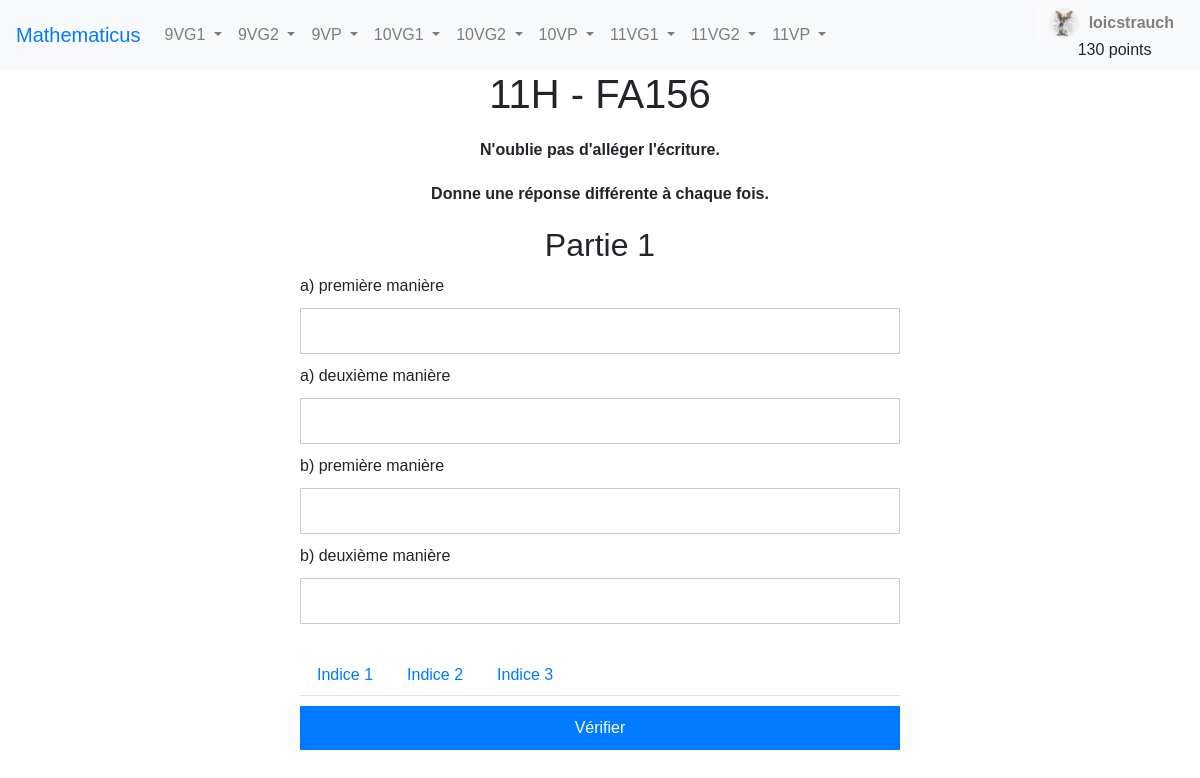
/exercice/11VG/FA156 (signed in), run on the app's committed database.
### app.py (models this page shows, shortened)
class User(UserMixin, db.Model):
    __tablename__ = 'users'
    id = db.Column(db.Integer, primary_key=True)
    username = db.Column(db.String(50), unique=True, nullable=False)
    email = db.Column(db.String(128), unique=True, nullable=False)
    password_hash = db.Column(db.String(128), nullable=False)
    token = db.Column(db.Integer, default=False, nullable=False)
    is_confirmed = db.Column(db.Boolean, default=False)
    personnalisation = db.Column(db.Boolean, default=False)
    avatar = db.Column(db.String(50), nullable = True)
    points = db.Column(db.Integer, default=0)
    enseignant = db.Column(db.Boolean, default=False)
    nom_enseignant = db.Column(db.String(50), default="")
    validation_enseignant = db.Column(db.Boolean, default=False)
    exercises = db.relationship('Exercise', backref='user', lazy='dynamic')

### app.py (the view)
@login_required
@app.route('/exercice/<classe>/<titre_exercice>', methods=['GET'])
def exercice(classe, titre_exercice):
    titre = titre_exercice.replace(" ", "_").replace(".","_").replace("-", "_")
    chaine_exercice = titre+"_"+classe[:-2]+"H"
    donnee_exercice = getattr(donnee_exercices_livre, chaine_exercice)
    return render_template(f"exercice_livre.html", exercice=donnee_exercice, user=current_user)

### app.py (called while the page is built)
    @login_manager.user_loader
    def load_user(user_id):
        return db.session.get(User,(int(user_id)))

### templates/exercice_livre.html (shortened to what this page needs)
{% extends "model2.html" %}
{% block exercise %}
    <h1 class="titre_exercice_livre">{{ exercice.annee }} - {{ exercice.titre }}</h1>
    {% for message in exercice.message_aide %}
    <p class="message_aide">{{message}}</p>
    {% endfor %}
{% if exercice.type is not defined %}
  <form class="exercise-form" data-donnee="{{ exercice }}">
        {% for i in range(exercice.donnee|length) %}
            <h2>Partie {{ i+1 }}</h2>
            {% for j in range(exercice.donnee[i]|length) %}
                <label for="response_part{{i+1}}-input{{j+1}}">{{ exercice.donnee[i][j] }}</label>
                <input type="text" id="response_part{{i+1}}-input{{j+1}}" class="exercise-input">
            {% endfor %}
        {% endfor %}
        <div class="indices">
        <ul class="nav nav-tabs" id="indiceTab" role="tablist">
        {% for i in range(exercice.indices|length) %}
            <li class="nav-item">
                <a class="nav-link" id="indice{{i+1}}-tab" data-toggle="tab" href="#indice{{i+1}}" role="tab" aria-controls="indice{{i+1}}" aria-selected="false">Indice {{ i+1 }}</a>
            </li>
        {% endfor %}
        </ul>
        </div>
        <input type="submit" value="Vérifier" class="submit-button" id="submit">
    </form>
{% endif %}
{% endblock %}

### templates/navbar.html (shortened to what this page needs)
<nav class="navbar navbar-expand-lg navbar-light bg-light">
    <a class="navbar-brand" href="/dashboard">Mathematicus</a>
    <div class="collapse navbar-collapse" id="navbarNav">
      <ul class="navbar-nav">
        <li class="nav-item dropdown">
          <a class="nav-link dropdown-toggle" href="#" id="9VG1Dropdown" role="button" data-toggle="dropdown" aria-haspopup="true" aria-expanded="false">
            9VG1
          </a>
        </li>
        <li class="nav-item dropdown">
          <a class="nav-link dropdown-toggle" href="#" id="9VG2Dropdown" role="button" data-toggle="dropdown" aria-haspopup="true" aria-expanded="false">
            9VG2
          </a>
        </li>
        <li class="nav-item dropdown">
          <a class="nav-link dropdown-toggle" href="#" id="9VPDropdown" role="button" data-toggle="dropdown" aria-haspopup="true" aria-expanded="false">
            9VP
          </a>
        </li>
        <li class="nav-item dropdown">
          <a class="nav-link dropdown-toggle" href="#" id="10VG1Dropdown" role="button" data-toggle="dropdown" aria-haspopup="true" aria-expanded="false">
            10VG1
          </a>
        </li>
        <li class="nav-item dropdown">
          <a class="nav-link dropdown-toggle" href="#" id="10VG2Dropdown" role="button" data-toggle="dropdown" aria-haspopup="true" aria-expanded="false">
            10VG2
          </a>
        </li>
        <li class="nav-item dropdown">
          <a class="nav-link dropdown-toggle" href="#" id="10VPDropdown" role="button" data-toggle="dropdown" aria-haspopup="true" aria-expanded="false">
            10VP
          </a>
        </li>
        <li class="nav-item dropdown">
          <a class="nav-link dropdown-toggle" href="#" id="11VG1Dropdown" role="button" data-toggle="dropdown" aria-haspopup="true" aria-expanded="false">
            11VG1
          </a>
        </li>
        <li class="nav-item dropdown">
          <a class="nav-link dropdown-toggle" href="#" id="11VG2Dropdown" role="button" data-toggle="dropdown" aria-haspopup="true" aria-expanded="false">
            11VG2
          </a>
        </li>
        <li class="nav-item dropdown">
          <a class="nav-link dropdown-toggle" href="#" id="11VPDropdown" role="button" data-toggle="dropdown" aria-haspopup="true" aria-expanded="false">
            11VP
          </a>
        </li>
      </ul>
      <div class="user-menu">
        <a href="#" class="user-link">
       <img src="{{ url_for('static', filename='images/' + user.avatar) }}" alt="User Image" class="user-image">
       {{ user.username }}
        </a>
        <span class="points-nav" id="points_utilisateurs_nav">{{user.points}} points</span>
    </div>
    </div>
  </nav>

### static/navbar-style.css (style rules this page uses)
.navbar { background-color: #87CEFA; position: fixed; top:0; width: 100%; z-index: 3; }
.navbar-brand { color: #007bff !important; }
.user-menu { position: relative; display: inline-block; margin-left: auto; }
.user-menu a { color: grey; }
.user-link { display: flex; align-items: center; color: #fff; font-weight: bold; text-decoration: none; padding: 0 10px; border-left: 1px solid #fff; }
.user-image { width: 30px; height: 30px; border-radius: 50%; margin-right: 10px; }
.points-nav { padding-left:20px; margin-left:20px; }

### static/exercice_livre_style.css (style rules this page uses)
body { font-family: Arial, sans-serif; }
.titre_exercice_livre { text-align: center; margin-top: 70px; }
.exercise-form { max-width: 600px; margin: 0 auto; }
.exercise-form h2 { text-align: center; margin-top: 20px; }
.exercise-form label, .exercise-form input { display: block; width: 100%; margin: 10px 0; }
.exercise-input { padding: 10px; border: 1px solid #ccc; }
.indices { margin-top: 30px; }
.submit-button { display: block; padding: 10px 20px; background: #007bff; color: #fff; border: none; cursor: pointer; margin-top: 20px; }
.message_aide { margin-top:20px; text-align: center; font-weight: bold; }

### data on the page
User: avatar (picture), username "loicstrauch", points "130"

### other printed values
{{ exercice.annee }} "11H"
{{ exercice.titre }} "FA156"
{{ message }} "N'oublie pas d'alléger l'écriture." "Donne une réponse différente à chaque fois."
{{ i+1 }} "1"
{{ exercice.donnee[i][j] }} "a) première manière" "a) deuxième manière" "b) première manière" "b) deuxième manière"
{{ i+1 }} "1" "2" "3"
